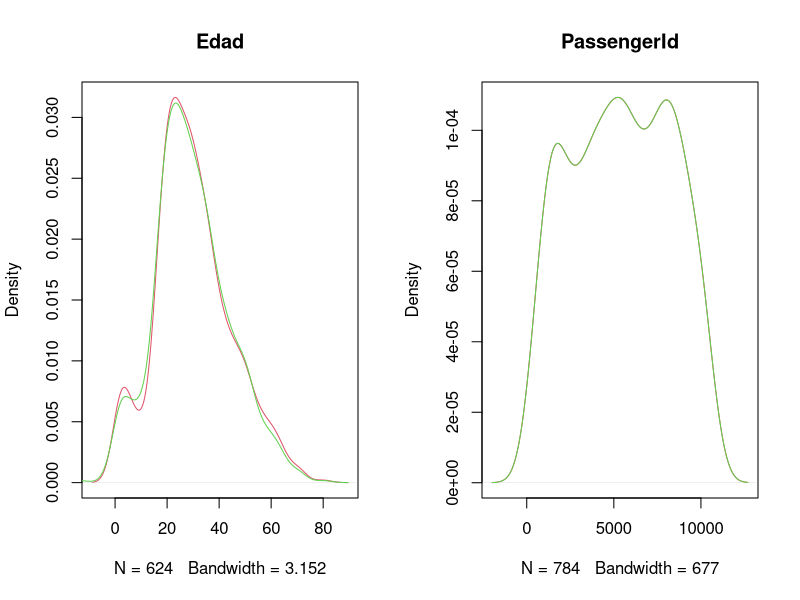
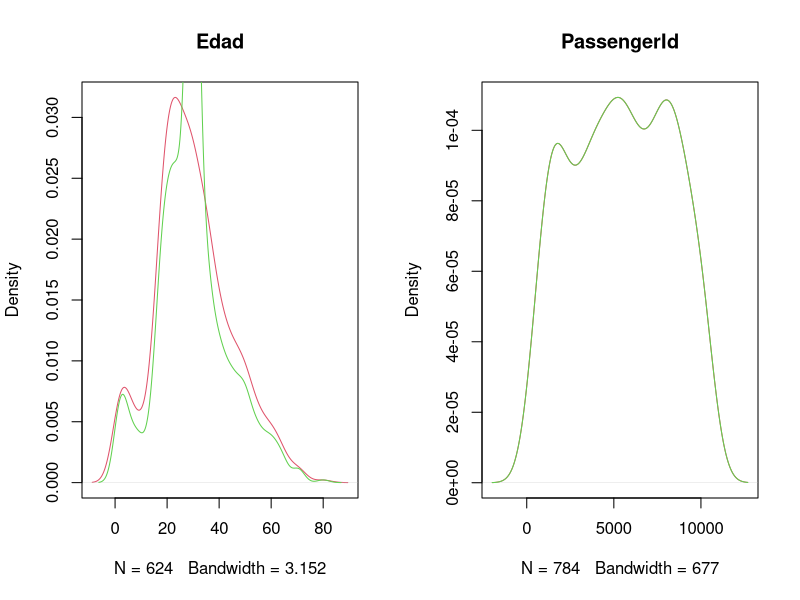
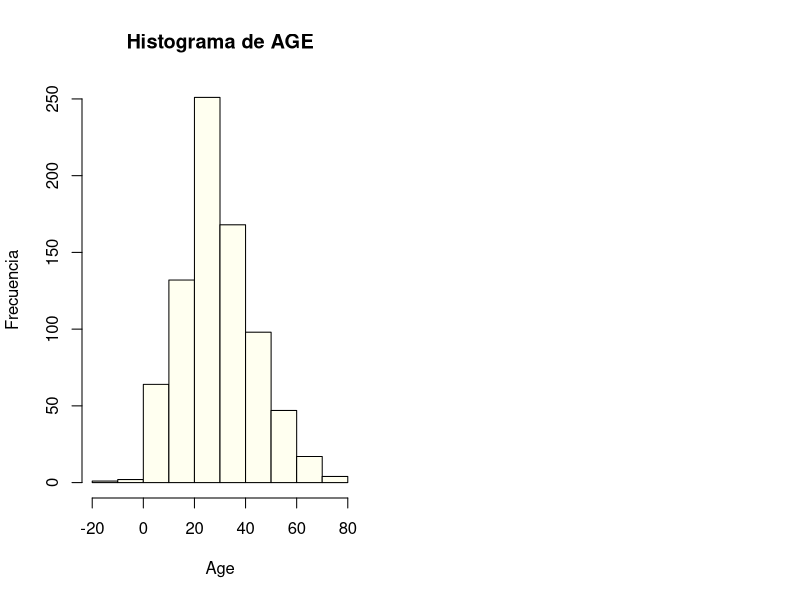
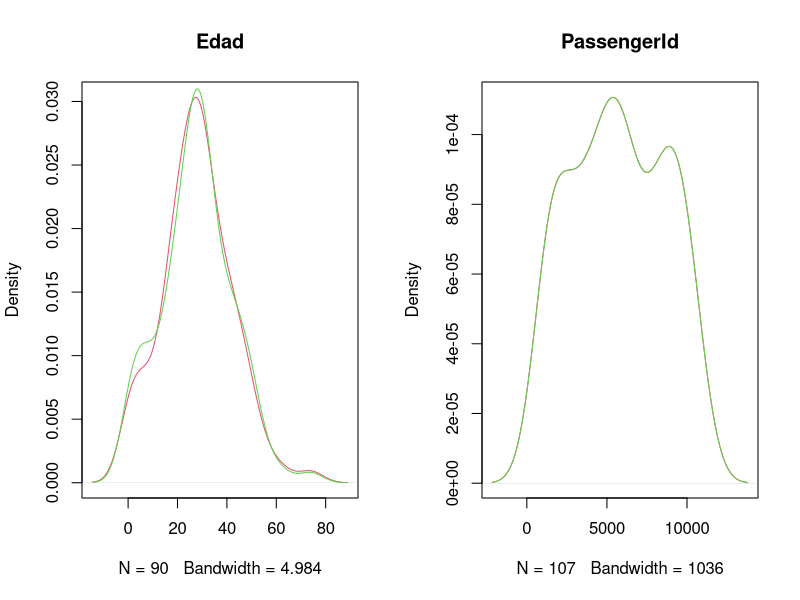

Reproduce these figures in R, in order.
## ---- chunk 1
library(dplyr)
library(ggplot2)
library('corrplot')
library('RColorBrewer')
library(stringr)#para extraer los titulos relevantes de names
library(zoo)#la utilizo para la funcion na.approx() para interpolar los valores faltantes NA de la columna AGE
library(caTools)#la utilizo para la funcion sample.split dividir el cojunto de datos en entrenamiento y prueba
library(caret)#la utilizo para dividir el conjunto de datos
library(e1071)
library(mice)# La librería mice permite realizar la imputacion de los datos mediante diferentes técnicas.Multivariate Imputations by Chained Equations (MICE).
## ---- chunk 2
#importo el conjunto de datos
titanic_data <- read.csv("data_titanic_proyecto.csv")
titanic_data
## ---- chunk 3
summary(titanic_data)
## ---- chunk 4
colSums(is.na(titanic_data))
## ---- chunk 5
imputed_data <- mice(titanic_data%>%select(Age,PassengerId), method = "norm.boot")


## ---- chunk 6
Data_Impu_boot <- mice::complete(imputed_data)

par(mfrow=c(1,2))

plot(density(titanic_data$Age ,na.rm = T),col=2,main="Edad")
lines(density(Data_Impu_boot$Age ),col=3)

plot(density(titanic_data$PassengerId,na.rm = T),col=2,main="PassengerId")
lines(density(Data_Impu_boot$PassengerId),col=3)

## ---- chunk 7
imputed_data <- mice(titanic_data%>%select(Age,PassengerId), method = "mean")


## ---- chunk 8
Data_Impu_media <- mice::complete(imputed_data)

par(mfrow=c(1,2))

plot(density(titanic_data$Age ,na.rm = T),col=2,main="Edad")
lines(density(Data_Impu_media$Age ),col=3)

plot(density(titanic_data$PassengerId,na.rm = T),col=2,main="PassengerId")
lines(density(Data_Impu_media$PassengerId),col=3)

## ---- chunk 9
#x2<-titanic_data$Age
#titanic_data$Age[is.na(titanic_data$Age)] <- mean(titanic_data$Age, na.rm = TRUE)
titanic_data<-titanic_data%>%mutate(Age = Data_Impu_boot$Age, PassengerId = Data_Impu_boot$PassengerId)
titanic_data
## ---- chunk 10
colSums(is.na(titanic_data))
## ---- chunk 11
#limpiar y transformar los datos
titanic_data$Embarked <- as.factor(titanic_data$Embarked)#transformar columna embarked en un factor(variable categorica)
titanic_data$passenger_class <- as.factor(titanic_data$passenger_class)
#titanic_data$passenger_sex <- as.factor(titanic_data$passenger_sex)
titanic_data$passenger_survived <- as.integer(titanic_data$passenger_survived == "Y") #comparo cada valor de la columna passenger_survived con "Y" TRUE si valor es igual a "Y" y FALSE "N" con as.integer TRUE pasa a 1 y FALSE pasa a 0
titanic_data$passenger_sex <- as.integer(titanic_data$passenger_sex == "M") #comparo cada valor de la columna passenger_sex con "Y" TRUE si valor es igual a "Y" y FALSE "N" con as.integer TRUE pasa a 1 y FALSE pasa a 0
## ---- chunk 12
#extraer los titulos de la columna Name y crear una nueva columna Titulos
titanic_data$Titulos <- str_extract(titanic_data$Name, "(Mrs|Mr|Miss|Master|Don|Dr|Rev|Mme|Ms|Major|Lady|Sir|Mlle|Col|Capt|the Countess)\\.")

#reemplazar valores NA (no coincidentes) con Otro
titanic_data$Titulos[is.na(titanic_data$Titulos)] <- "Otro"

#verificar los cambios realizados
head(titanic_data)
## ---- chunk 13
str(titanic_data)#con esto muestro la estructura interna del data frame
## ---- chunk 14
# creo un conjunto de datos sin columnas innecesarias
titanic_data_clean <- titanic_data %>% select(-Name, -Ticket, -Cabin)
titanic_data_clean
## ---- chunk 15
#contar la cantidad de valores NA en la columna Age por cada titulo
na_count_by_title <- aggregate(Age ~ Titulos, titanic_data_clean, FUN = function(x) sum(is.na(x)))

#contar cuantos titulos tienen al menos un valor NA en la columna Age
titles_with_na <- sum(na_count_by_title$Age > 0)

#imprimiendo el resultado
print(titles_with_na)

## ---- chunk 16
#creo variables dummy(convertir variables categoricas en variables numericas binarias ) para las variables categoricas
titanic_data_clean <- titanic_data_clean %>%
   mutate( #passenger_clas_i = as.integer(passenger_class ))
  
#  mutate(Male = as.integer(passenger_sex == "M"),
#         Female = as.integer(passenger_sex == "F"),
  
#         AGE = as.integer(titanic_data_clean$Age),
#         Class_Upper = as.integer(passenger_class == "Upper"),
#         Class_Middle = as.integer(passenger_class == "Middle"),
#         Class_Lower = as.integer(passenger_class == "Lower"),
#         Embarked_S = as.integer(Embarked == "S"),
#         Embarked_C = as.integer(Embarked == "C"),
#         Embarked_Q = as.integer(Embarked == "Q"),
          Fare = as.integer(Fare)
         )
titanic_data_clean

## ---- chunk 17
#identificar el titulo que tiene valores NA en la columna AGE
na_titles <- unique(titanic_data_clean$Titulos[is.na(titanic_data_clean$AGE)])


for (title in na_titles) {
  average_age <- mean(titanic_data_clean$AGE[titanic_data_clean$Titulos == title & !is.na(titanic_data_clean$AGE)], na.rm = TRUE)
  titanic_data_clean$AGE[titanic_data_clean$Titulos == title & is.na(titanic_data_clean$AGE)] <- average_age
}

# Verificar que no haya valores faltantes en la columna AGE
summary(titanic_data_clean$AGE)
titanic_data_clean
## ---- chunk 18
#calcular la mediana de la edad para cada titulo
#mediana_edad_por_titulo <- titanic_data_clean %>%
 # group_by(Titulos) %>%
  #summarise(Mediana_Edad = median(AGE, na.rm = TRUE))

#unir la mediana de la edad por titulo al dataset original
#titanic_data_clean <- left_join(titanic_data_clean, mediana_edad_por_titulo, by = "Titulos")

#imputar los valores faltantes de la columna Age utilizando la mediana de la edad segun el titulo
#titanic_data_clean$AGE <- ifelse(is.na(titanic_data_clean$AGE), titanic_data_clean$Mediana_Edad, titanic_data_clean$AGE)

#eliminar la columna Mediana_Edad ya que no es necesaria
#titanic_data_clean <- titanic_data_clean %>%
 # select(-Mediana_Edad)

#verificar que no haya valores faltantes en la columna AGE
#summary(titanic_data_clean$AGE)
#titanic_data_clean
## ---- chunk 19
#definir una funcion para categorizar la edad
#categorize_age <- function(age) {
#  if (is.na(age)) {
#    return(NA)
#  } else if (age <= 2) {
#    return("Infant")
#  } else if (age <= 12) {
#    return("Child")
#  } else if (age <= 19) {
#    return("Teenager")
#  } else if (age <= 35) {
#    return("Young Adult")
#  } else if (age <= 65) {
#    return("Adult")
#  } else {
#    return("Senior")
#  }
#}

#aplicar la funcion para categorizar la columna Age
#titanic_data_clean <- titanic_data_clean %>%
#  mutate(AgeCategory = sapply(AGE, categorize_age))

#convertir la nueva columna AgeCategory en un factor
#titanic_data_clean$AgeCategory <- as.factor(titanic_data_clean$AgeCategory)
#titanic_data_clean

#mostrar un resumen de la nueva columna AgeCategory
#summary(titanic_data_clean$AgeCategory)

## ---- chunk 20

#titanic_data_clean$AgeCategory <- factor(titanic_data_clean$AgeCategory, levels = c("Infant", "Child", "Teenager", "Young Adult", "Adult", "Senior"))

#convertir la columna AgeCategory en una columna numerica
#titanic_data_clean$NumericAgeCategory <- as.integer(titanic_data_clean$AgeCategory)

#mostrar un resumen de la nueva columna NumericAgeCategory
#summary(titanic_data_clean$NumericAgeCategory)
#titanic_data_clean

## ---- chunk 21
# eliminar las variables originales categoricas
#titanic_data_clean <- titanic_data_clean %>%
#  select(-passenger_sex, -passenger_class, -Embarked,-AgeCategory,-Age,-Fare,-Female,-Class_Lower)
#titanic_data_clean
## ---- chunk 22
#aca aplico la interpolación lineal a la columna AGE
#titanic_data_clean$AGE <- na.approx(titanic_data_clean$AGE, na.rm = FALSE)

#redondeo la columna Age a 0 decimales
#titanic_data_clean$AGE <- round(titanic_data_clean$AGE, 0)

#titanic_data_clean
## ---- chunk 23
#titanic_data_clean$AGE <- as.integer(round(titanic_data_clean$AGE))

#mostrando un resumen de la columna AGE
#summary(titanic_data_clean$AGE)
#titanic_data_clean
## ---- chunk 24
#contando la cantidad de cada titulo de la columna Titulos
titulo_recuento <- table(titanic_data_clean$Titulos)

#imprimimiendo el recuento de cada titulo
print(titulo_recuento)
## ---- chunk 25
#convertir los titulos en factores
#obtener los niveles únicos de los titulos
titulos_unicos <- unique(titanic_data_clean$Titulos)

#convertir los titulos en factores utilizando los niveles unicos
titanic_data_clean$Titulos <- factor(titanic_data_clean$Titulos, levels = titulos_unicos)

#convertir los factores en numeros enteros
titanic_data_clean$Titulos <- as.integer(titanic_data_clean$Titulos)

#mostrar un resumen de la columna Titulos
summary(titanic_data_clean$Titulos)
titanic_data_clean
## ---- chunk 26
#convertir los titulos en factores
#obtener los niveles únicos de los titulos
pasajeros_unicos <- unique(titanic_data_clean$passenger_class)

#convertir los titulos en factores utilizando los niveles unicos
titanic_data_clean$passenger_class <- factor(titanic_data_clean$passenger_class, levels = pasajeros_unicos)

#convertir los factores en numeros enteros
titanic_data_clean$passenger_class <- as.integer(titanic_data_clean$passenger_class)

#mostrar un resumen de la columna Titulos
summary(titanic_data_clean$passenger_class)
titanic_data_clean
## ---- chunk 27
#convertir los titulos en factores
#obtener los niveles únicos de los titulos
embarques_unicos <- unique(titanic_data_clean$Embarked)

#convertir los titulos en factores utilizando los niveles unicos
titanic_data_clean$Embarked <- factor(titanic_data_clean$Embarked, levels = embarques_unicos)

#convertir los factores en numeros enteros
titanic_data_clean$Embarked <- as.integer(titanic_data_clean$Embarked)

#mostrar un resumen de la columna Titulos
summary(titanic_data_clean$Embarked)
titanic_data_clean
## ---- chunk 28
#titanic_data_clean <- titanic_data_clean %>%
#   select(-passenger_class)
# titanic_data_clean
## ---- chunk 29
#
#Se grafica el histogra de Fare para ver como es la distribucion de la varaible Age 
    
     hist(x = titanic_data_clean$Age, main = "Histograma de AGE", 
     xlab = "Age", ylab = "Frecuencia",
     col = "ivory")
#como se puede apreciar esta variable tiene mucho sesgo a la derecha
## ---- chunk 30

#Se grafica el histogra de Fare para ver como es la distribucion de la varaible Fare 
    
#     hist(x = log(titanic_data_clean$Fare_i+2), main = "Histograma de Precio ticket", 
#     xlab = "FARE", ylab = "Frecuencia",
#     col = "ivory")
# aplicando logaritmos naturales a los datos de la varaible se ve que mejora la distribucion

## ---- chunk 31

#Se grafica el histogra de Fare para ver como es la distribucion de la varaible AGE 
    
#     hist(x = log(titanic_data_clean$AGE), main = "Histograma de edades ", 
#     xlab = "AGE", ylab = "Frecuencia",
#     col = "ivory")
# aplicando logaritmos naturales a los datos de la varaible se ve que mejora la distribucion

## ---- chunk 32

#se tranforman los datos aplicando logaritmo
log_1 <- log(titanic_data_clean$Fare+2)#
titanic_data_clean$Fare_log <- log_1

#log_1 <- log(titanic_data_clean$AGE+2)#
#titanic_data_clean$AGE_log <- log_1


titanic_data_clean

## ---- chunk 33
titanic_data_clean <- titanic_data_clean %>%
   select(-Fare)
 titanic_data_clean
## ---- chunk 34

#Se grafica el histogra de Fare para ver como es la distribucion de la varaible AGE
    
#     hist(x = log(titanic_data_clean$AGE_log), main = "Histograma edades", 
#     xlab = "AGE", ylab = "Frecuencia",
#     col = "ivory")
# aplicando logaritmos naturales a los datos de la varaible se ve que mejora la distribucion

## ---- chunk 35
# dividir los datos en conjuntos de entrenamiento y prueba (60% - 40%)
set.seed(1234) #establece una semilla para que la division sea reproducible

sample <- sample.split(titanic_data_clean$Titulos, SplitRatio = 0.9)
train_data  <- subset(titanic_data_clean, sample == TRUE)
validation_data   <- subset(titanic_data_clean, sample == FALSE)

#se muestra las dimensiones del conjunto de entrenamiento

dim(train_data)

#se muestra las dimensiones del conjunto de prueba
dim(validation_data)

## ---- chunk 36
train_data %>% 
  group_by(passenger_survived) %>% 
  summarise(numero_casos=n())
## ---- chunk 37
validation_data %>% 
  group_by(passenger_survived) %>% 
  summarise(numero_casos=n())
## ---- chunk 38
PassengerId_t <- train_data$PassengerId

train_data_c <- preProcess(train_data, method = c("range")) 
train_data_c 


## ---- chunk 39
transformed <- predict(train_data_c, newdata = train_data)
train_data <- transformed
train_data
## ---- chunk 40

validation_data_c <- preProcess(validation_data, method = c("range")) 

## ---- chunk 41
transformed <- predict(validation_data_c, newdata = validation_data)
validation_data <- transformed
validation_data
## ---- chunk 42
bin_model1 <- 
  glm(passenger_survived ~ Age +  Fare_log + passenger_sex, 
      data = train_data, 
      family = binomial)
summary(bin_model1)

## ---- chunk 43
bin_model2 <- 
  glm(passenger_survived ~Age + SibSp + Fare_log + passenger_sex + passenger_class , 
      data = train_data, 
      family = binomial)
summary(bin_model2)

## ---- chunk 44
mod.all <- glm(passenger_survived ~ ., data=train_data, family="binomial")
model <- stats::step(mod.all, trace=FALSE, direction="backward")
summary(model)

## ---- chunk 45

# entrenando el modelo de regresión logistica con el conjunto de entrenamiento
#model <- glm(passenger_survived ~ ., data = train_data , family = "binomial")
#ctrlspecs <- trainControl(method = "cv", number = 10, savePredictions = "all", classProbs = TRUE)
#ctrlspecs <- trainControl(method = "cv", number = 10)
#model <- train(passenger_survived ~., data = train_data, method = "glm", family= binomial, trControl = ctrlspecs)

#summary(model)
## ---- chunk 46
#predecir la supervivencia utilizando el modelo entrenado en el conjunto de validacion
#predictions <- predict(model, newdata = validation_data, type = "response")
predictions <- predict(model, newdata = validation_data,type = "response")

predicted_survived <- ifelse(predictions > 0.5, "Y", "N")


#calcular la precision del modelo en el conjunto de validacion
accuracy <- sum(predicted_survived == validation_data$passenger_survived) / length(validation_data$passenger_survived)
accuracy

## ---- chunk 47
#funciones para calcular precision, recall y F1 score
precision <- function(matrix) {
	# True positive
    tp <- matrix[2, 2]
	# false positive
    fp <- matrix[1, 2]
    return (tp / (tp + fp))
}

recall <- function(matrix) {
# true positive
    tp <- matrix[2, 2]# false positive
    fn <- matrix[2, 1]
    return (tp / (tp + fn))
}
#creando una matriz de confusion
conf_matrix <- table(predicted_survived, validation_data$passenger_survived)

prec <- precision(conf_matrix)
prec
rec <- recall(conf_matrix)
rec
## ---- chunk 48
f1 <- 2 * ((prec * rec) / (prec + rec))
f1
## ---- chunk 49
#importo el conjunto de datos
evaluation_data <- read.csv("evaluation_dataset.csv")
evaluation_data
## ---- chunk 50
summary(evaluation_data)
## ---- chunk 51
#limpiar y transformar los datos
evaluation_data$Embarked <- as.factor(evaluation_data$Embarked)#transformar columna embarked en un factor(variable categorica)
evaluation_data$passenger_class <- as.factor(evaluation_data$passenger_class)
#evaluation_data$passenger_sex <- as.factor(evaluation_data$passenger_sex)
evaluation_data$passenger_sex <- as.integer(evaluation_data$passenger_sex == "M") #comparo cada valor de la columna passenger_sex con "Y" TRUE si valor es igual a "Y" y FALSE "N" con as.integer TRUE pasa a 1 y FALSE pasa a 0

## ---- chunk 52
#extraer los titulos de la columna Name y crear una nueva columna Titulos
evaluation_data$Titulos <- str_extract(evaluation_data$Name, "(Mrs|Mr|Miss|Master|Don|Dr|Rev|Mme|Ms|Major|Lady|Sir|Mlle|Col|Capt|the Countess|Jonkheer)\\.")

#reemplazar valores NA (no coincidentes) con Otro
evaluation_data$Titulos[is.na(evaluation_data$Titulos)] <- "Otro"

#verificar los cambios realizados
head(evaluation_data)
## ---- chunk 53
str(evaluation_data)#con esto muestro la estructura interna del data frame

## ---- chunk 54
colSums(is.na(evaluation_data))
## ---- chunk 55
imputed_data <- mice(evaluation_data%>%select(Age,PassengerId), method = "norm.boot")


## ---- chunk 56
Data_Impu_boot <- mice::complete(imputed_data)

par(mfrow=c(1,2))

plot(density(evaluation_data$Age ,na.rm = T),col=2,main="Edad")
lines(density(Data_Impu_boot$Age ),col=3)

plot(density(evaluation_data$PassengerId,na.rm = T),col=2,main="PassengerId")
lines(density(Data_Impu_boot$PassengerId),col=3)

## ---- chunk 57

#evaluation_data$Age[is.na(evaluation_data$Age)] <- mean(evaluation_data$Age, na.rm = TRUE)
evaluation_data<-evaluation_data%>%mutate(Age = Data_Impu_boot$Age, PassengerId = Data_Impu_boot$PassengerId)
evaluation_data

## ---- chunk 58
colSums(is.na(evaluation_data))
## ---- chunk 59
# creo un conjunto de datos sin columnas innecesarias
evaluation_data_clean <- evaluation_data %>% select(-Name, -Ticket, -Cabin)
evaluation_data_clean
## ---- chunk 60
#contar la cantidad de valores NA en la columna Age por cada titulo
na_count_by_title <- aggregate(Age ~ Titulos, evaluation_data_clean, FUN = function(x) sum(is.na(x)))

#contar cuantos titulos tienen al menos un valor NA en la columna Age
titles_with_na <- sum(na_count_by_title$Age > 0)

#imprimiendo el resultado
print(titles_with_na)
## ---- chunk 61
#creo variables dummy(convertir variables categoricas en variables numericas binarias ) para las variables categoricas
evaluation_data_clean <- evaluation_data_clean %>%
  mutate(#passenger_class_i = as.integer(passenger_class))
#         Female = as.integer(passenger_sex == "F"),
#         AGE = as.integer(evaluation_data_clean$Age),
#         Class_Upper = as.integer(passenger_class == "Upper"),
#         Class_Middle = as.integer(passenger_class == "Middle"),
#         Class_Lower = as.integer(passenger_class == "Lower"),
#         Embarked_S = as.integer(Embarked == "S"),
#         Embarked_C = as.integer(Embarked == "C"),
#         Embarked_Q = as.integer(Embarked == "Q"),
         Fare = as.integer(Fare)
         )
evaluation_data_clean
## ---- chunk 62
#identificar el titulo que tiene valores NA en la columna AGE
na_titles <- unique(evaluation_data_clean$Titulos[is.na(evaluation_data_clean$AGE)])


for (title in na_titles) {
  average_age <- mean(evaluation_data_clean$AGE[evaluation_data_clean$Titulos == title & !is.na(evaluation_data_clean$AGE)], na.rm = TRUE)
  evaluation_data_clean$AGE[evaluation_data_clean$Titulos == title & is.na(evaluation_data_clean$AGE)] <- average_age
}

# Verificar que no haya valores faltantes en la columna AGE
summary(evaluation_data_clean$AGE)
evaluation_data_clean
## ---- chunk 63
#definir una funcion para categorizar la edad
#categorize_age <- function(age) {
#  if (is.na(age)) {
#    return(NA)
#  } else if (age <= 2) {
#    return("Infant")
#  } else if (age <= 12) {
#    return("Child")
#  } else if (age <= 19) {
#    return("Teenager")
#  } else if (age <= 35) {
#    return("Young Adult")
#  } else if (age <= 65) {
#    return("Adult")
#  } else {
#    return("Senior")
#  }
#}

#aplicar la funcion para categorizar la columna Age
#evaluation_data_clean <- evaluation_data_clean %>%
#  mutate(AgeCategory = sapply(AGE, categorize_age))

#convertir la nueva columna AgeCategory en un factor
#evaluation_data_clean$AgeCategory <- as.factor(evaluation_data_clean$AgeCategory)
#evaluation_data_clean

#mostrar un resumen de la nueva columna AgeCategory
#summary(evaluation_data_clean$AgeCategory)
## ---- chunk 64
#evaluation_data_clean$AgeCategory <- factor(evaluation_data_clean$AgeCategory, levels = c("Infant", "Child", "Teenager", "Young Adult", "Adult", "Senior"))

#convertir la columna AgeCategory en una columna numerica
#evaluation_data_clean$NumericAgeCategory <- as.integer(evaluation_data_clean$AgeCategory)

#mostrar un resumen de la nueva columna NumericAgeCategory
#summary(evaluation_data_clean$NumericAgeCategory)
#evaluation_data_clean
## ---- chunk 65
# eliminar las variables originales categoricas
#evaluation_data_clean <- evaluation_data_clean %>%
#  select( -passenger_class)
#evaluation_data_clean
## ---- chunk 66
#contando la cantidad de cada titulo de la columna Titulos
titulo_recuento <- table(evaluation_data_clean$Titulos)

#imprimimiendo el recuento de cada titulo
print(titulo_recuento)
## ---- chunk 67
#convertir los titulos en factores
#obtener los niveles únicos de los titulos
titulos_unicos <- unique(evaluation_data_clean$Titulos)

#convertir los titulos en factores utilizando los niveles unicos
evaluation_data_clean$Titulos <- factor(evaluation_data_clean$Titulos, levels = titulos_unicos)

#convertir los factores en numeros enteros
evaluation_data_clean$Titulos <- as.integer(evaluation_data_clean$Titulos)

#mostrar un resumen de la columna Titulos
summary(evaluation_data_clean$Titulos)
evaluation_data_clean
## ---- chunk 68
#convertir los titulos en factores
#obtener los niveles únicos de los titulos
embarques_unicos <- unique(evaluation_data_clean$Embarked)

#convertir los titulos en factores utilizando los niveles unicos
evaluation_data_clean$Embarked <- factor(evaluation_data_clean$Embarked, levels = embarques_unicos)

#convertir los factores en numeros enteros
evaluation_data_clean$Embarked <- as.integer(evaluation_data_clean$Embarked)

#mostrar un resumen de la columna Titulos
summary(evaluation_data_clean$Embarked)
evaluation_data_clean
## ---- chunk 69
#convertir los titulos en factores
#obtener los niveles únicos de los titulos
pasasjeros_unicos <- unique(evaluation_data_clean$passenger_class)

#convertir los titulos en factores utilizando los niveles unicos
evaluation_data_clean$passenger_class <- factor(evaluation_data_clean$passenger_class, levels = pasasjeros_unicos)

#convertir los factores en numeros enteros
evaluation_data_clean$passenger_class <- as.integer(evaluation_data_clean$passenger_class)

#mostrar un resumen de la columna Titulos
summary(evaluation_data_clean$passenger_class)
evaluation_data_clean
## ---- chunk 70
#
#Se grafica el histogra de Fare para ver como es la distribucion de la varaible Fare 
    
#     hist(x = evaluation_data_clean$Fare_i, main = "Histograma de Precio ticket", 
#     xlab = "FARE", ylab = "Frecuencia",
#     col = "ivory")
#como se puede apreciar esta variable tiene mucho sesgo a la derecha
## ---- chunk 71
#Se grafica el histogra de Fare para ver como es la distribucion de la varaible Fare 
    
#     hist(x = log(evaluation_data_clean$Fare_i+2), main = "Histograma de Precio ticket", 
#     xlab = "FARE", ylab = "Frecuencia",
#     col = "ivory")
# aplicando logaritmos naturales a los datos de la varaible se ve que mejora la distribucion
## ---- chunk 72
#se tranforman los datos aplicando logaritmo
log <- log(evaluation_data_clean$Fare+2)#
evaluation_data_clean$Fare_log <- log

#log <- log(evaluation_data_clean$AGE+2)#
#evaluation_data_clean$AGE_log <- log


evaluation_data_clean
## ---- chunk 73
evaluation_data_clean <- evaluation_data_clean %>%
   select(-Fare)
 evaluation_data_clean
## ---- chunk 74
PassengerId <- evaluation_data_clean$PassengerId

evaluation_data_clean_c <- preProcess(evaluation_data_clean, method = c("range")) 

## ---- chunk 75
transformed <- predict(evaluation_data_clean_c, newdata = evaluation_data_clean)
evaluation_data_clean <- transformed
evaluation_data_clean
## ---- chunk 76
titanic <- rbind(train_data,validation_data)# se hace un solo dataset
titanic
## ---- chunk 77
# entrenando el modelo de regresión logistica con el conjunto de entrenamiento
model_test <- glm(model, data = titanic, family = "binomial")

#ctrlspecs <- trainControl(method = "cv", number = 10)
#model_test <- train(passenger_survived ~., data = titanic, method = "glm", family= binomial, trControl = ctrlspecs)

summary(model_test)
## ---- chunk 78
#predecir la supervivencia utilizando el modelo entrenado en el conjunto de validacion
predictions <- predict(model_test, newdata = evaluation_data_clean, type = "response")
#predictions <- predict(model, newdata = evaluation_data_clean)
predicted_survived_test <- ifelse(predictions > 0.5, "Y", "N")
predicted_survived_test

## ---- chunk 79
#se convierten los valores predecidos a valores de 0=N, 1=Y
passenger_survived <- as.integer(predicted_survived_test== "Y") #comparo cada valor de la columna passenger_survived con "Y" TRUE si valor es igual a "Y" y FALSE "N" con as.integer TRUE pasa a 1 y FALSE pasa a 0
passenger_survived
## ---- chunk 80
#PassengerId <- evaluation_data_clean$PassengerId
predicciones_data <- cbind(PassengerId , passenger_survived ) 
predicciones_data

## ---- chunk 81

#en la variable predicciones_data estas las predicciones utilizo sep = "," para especificar un separador personalizado 
write.csv(predicciones_data, "predictions16.csv", sep = ",", row.names = FALSE)
